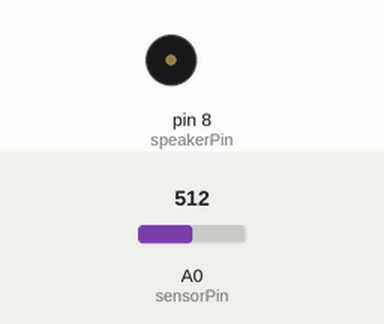
Recording of a sketch running on a simulated Arduino Uno, built with avr-gcc and run on an emulated ATmega328P. On the bench: buzzer (waves = sounding). The test bench sets the inputs (shaded band); at power-on: A0 (sensorPin) = 512.

Above: at 1.2 s.
1.3 s: A0 (sensorPin) set to 0
2.8 s: A0 (sensorPin) set to 122
Timing chart, 0 to 10.3 s (numbered marks = the images above; inputs shaded):
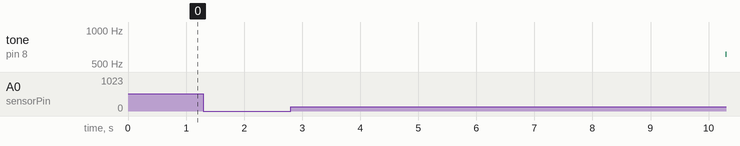

The sketch:

sketch_otononami1.ino
```cpp
  const int speakerPin=8;
  const int sensorPin=A0;

void setup() {
  // put your setup code here, to run once:
  pinMode(speakerPin,OUTPUT);
  pinMode(sensorPin,INPUT);
}

void loop() {
  // put your main code here, to run repeatedly:
  int value = analogRead(sensorPin);
  tone(speakerPin,value*5,1);
  delay(2);
}
```

Measured:
- after the input at 1.3 s, tone on pin 8 (speakerPin): stays silent (without the input it goes to 2560 Hz after 1.5 s)
- after the input at 2.8 s, tone on pin 8 (speakerPin): silent → 610 Hz after 7.5 s
